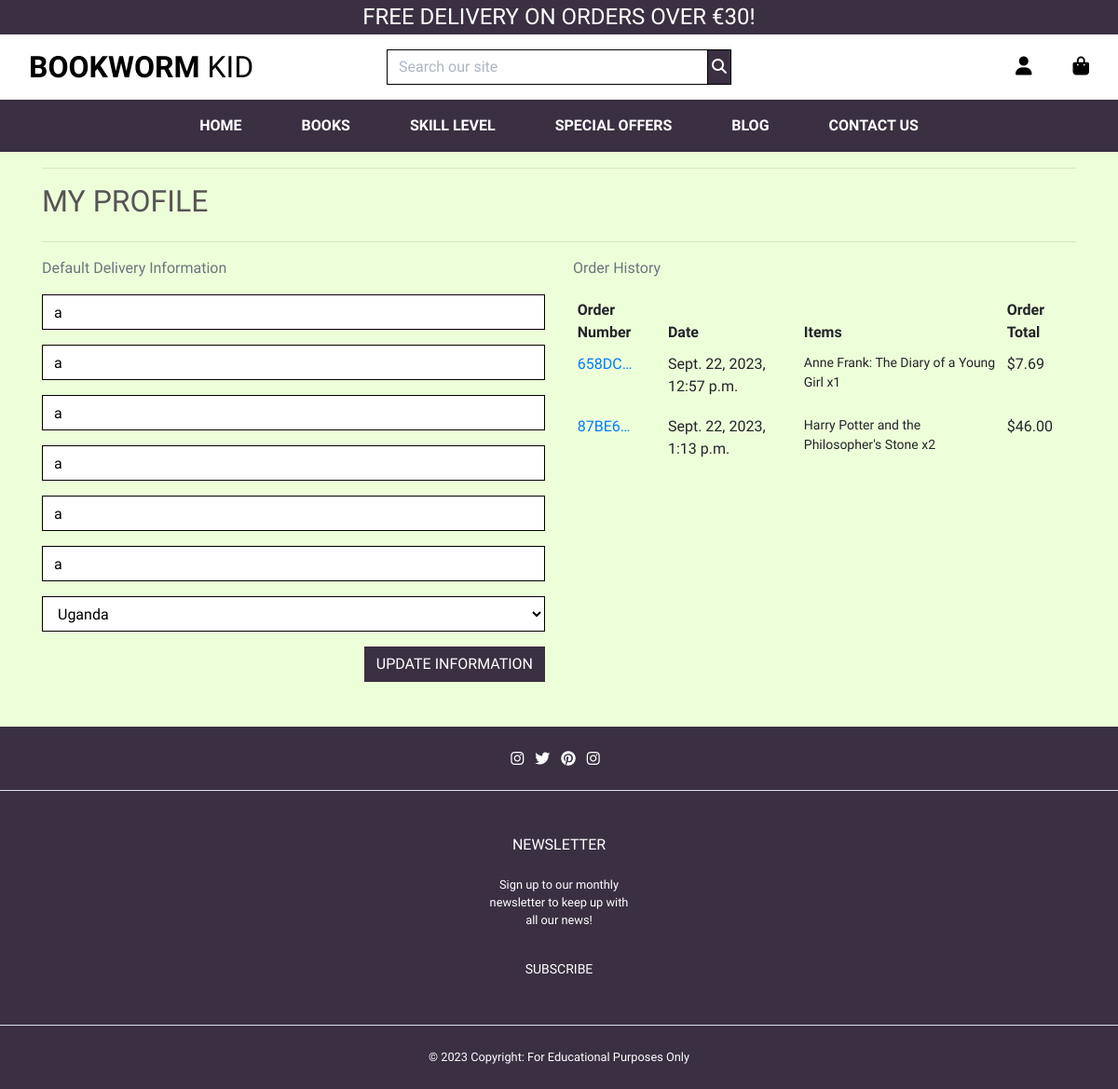
The app's page /profile/ (signed in), older data.
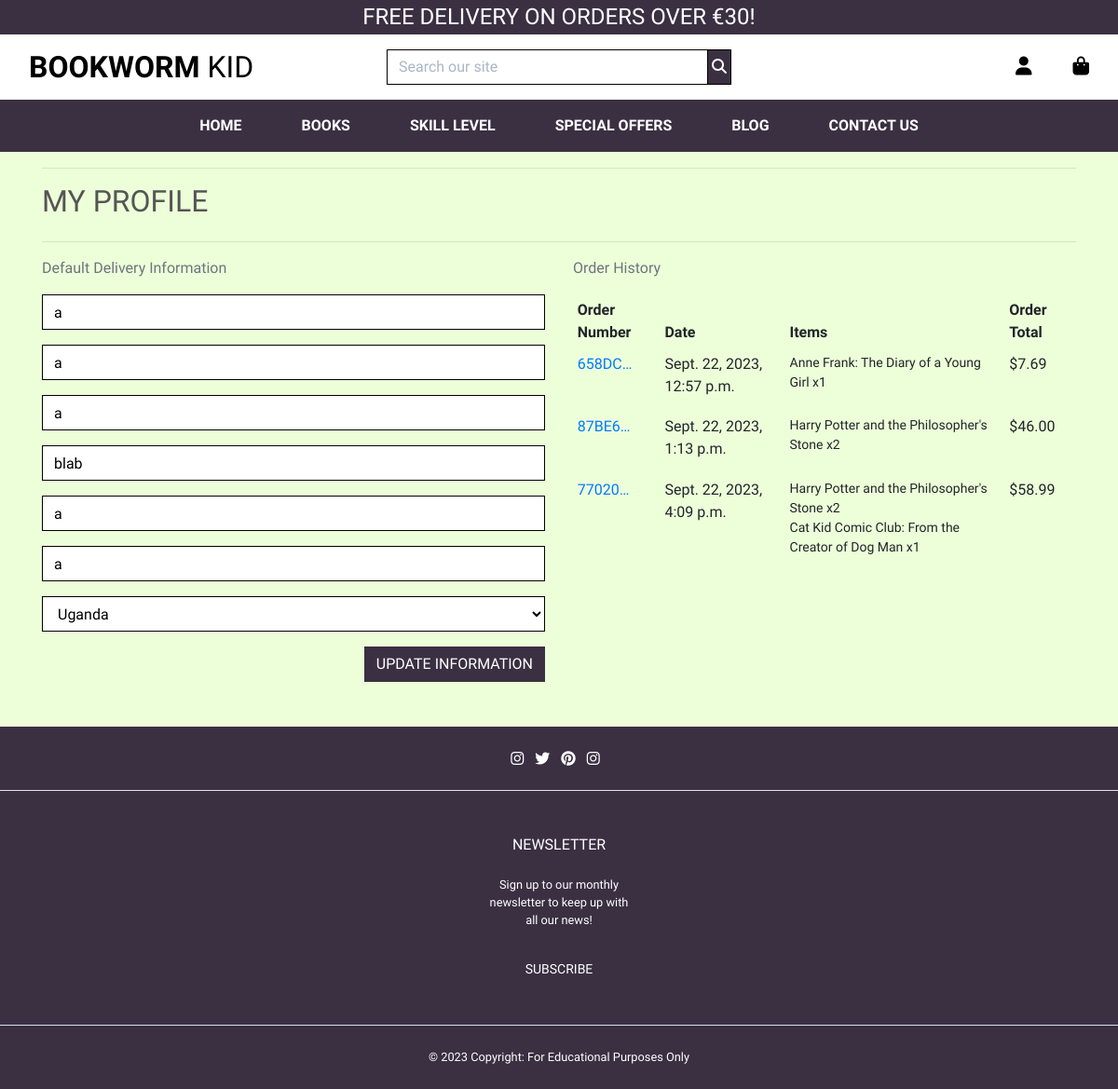
The same page, newer data.
### profiles/models.py (models this page shows, shortened)
class UserProfile(models.Model):
    user = models.OneToOneField(User, on_delete=models.CASCADE)
    default_phone_number = models.CharField(
                        max_length=20, null=True, blank=True
                        )
    default_street_address1 = models.CharField(
                        max_length=80, null=True, blank=True
                        )
    default_street_address2 = models.CharField(
                        max_length=80, null=True, blank=True
                        )
    default_town_or_city = models.CharField(
                        max_length=40, null=True, blank=True
                        )
    default_postcode = models.CharField(
                        max_length=20, null=True, blank=True
                        )
    default_county = models.CharField(
                        max_length=80, null=True, blank=True
                        )
    default_country = CountryField(
                        blank_label='Country', null=True, blank=True
                        )

### checkout/models.py (models this page shows, shortened)
class Order(models.Model):
    order_number = models.CharField(max_length=32, null=False, editable=False)
    user_profile = models.ForeignKey(
        UserProfile, on_delete=models.SET_NULL,
        null=True, blank=True, related_name='orders'
    )
    full_name = models.CharField(max_length=50, null=False, blank=False)
    email = models.EmailField(max_length=254, null=False, blank=False)
    phone_number = models.CharField(max_length=20, null=False, blank=False)
    country = CountryField(
        blank_label='Country *', null=False, blank=False
        )
    postcode = models.CharField(max_length=20, null=True, blank=True)
    town_or_city = models.CharField(max_length=40, null=False, blank=False)
    street_address1 = models.CharField(max_length=80, null=False, blank=False)
    street_address2 = models.CharField(max_length=80, null=True, blank=True)
    county = models.CharField(max_length=80, null=True, blank=True)
    date = models.DateTimeField(auto_now_add=True)
    delivery_cost = models.DecimalField(
        max_digits=6, decimal_places=2, null=False, default=0
        )
    order_total = models.DecimalField(
        max_digits=10, decimal_places=2, null=False, default=0
        )
    grand_total = models.DecimalField(
        max_digits=10, decimal_places=2, null=False, default=0
        )
    original_bag = models.TextField(null=False, blank=False, default='')
    stripe_pid = models.CharField(
        max_length=254, null=False, blank=False, default=''
        )

class OrderLineItem(models.Model):
    order = models.ForeignKey(
        Order, null=False,
        blank=False, on_delete=models.CASCADE,
        related_name='lineitems'
        )
    product = models.ForeignKey(
        Product, null=False, blank=False, on_delete=models.CASCADE
        )
    quantity = models.IntegerField(null=False, blank=False, default=0)
    lineitem_total = models.DecimalField(
        max_digits=6, decimal_places=2, null=False, blank=False, editable=False
        )

### products/models.py (models this page shows, shortened)
class Product(models.Model):
    category = models.ForeignKey(
        'Category', null=True, blank=True, on_delete=models.SET_NULL
        )
    sku = models.CharField(max_length=254, null=True, blank=True)
    title = models.CharField(max_length=254)
    author = models.CharField(max_length=254)
    size = models.CharField(max_length=254)
    number_of_pages = models.IntegerField()
    description = models.TextField(max_length=1024, default='')
    price = models.DecimalField(max_digits=6, decimal_places=2)
    rating = models.DecimalField(
        max_digits=6, decimal_places=2, null=True, blank=True
        )
    image_url = models.URLField(max_length=1024, null=True, blank=True)
    image = models.ImageField(null=True, blank=True)
    new_arrival = models.BooleanField(blank=True)
    feature_product = models.BooleanField(blank=True)
    discount = models.DecimalField(
        max_digits=6, decimal_places=2, blank=True, null=True
        )
    is_sale = models.BooleanField()
    sale_price = models.DecimalField(
        max_digits=6, decimal_places=2, null=True, blank=True
        )
    ISBN = models.CharField(max_length=13, unique=True)
    by_age= models.CharField(max_length=6, choices=[
        ("6-8", "6-8"), ("9-10", "9-10"), ("11-12", "11-12")])

### profiles/views.py (the view)
# urls.py: path('profile/', include('profiles.urls')),
def profile(request):
    profile = get_object_or_404(UserProfile, user=request.user)
    if request.method == "POST":
        form = UserProfileForm(request.POST, instance=profile)
        if form.is_valid():
            form.save()
            messages.success(request, 'Your profile was updated successfully.')
    form = UserProfileForm(instance=profile)
    orders = profile.orders.all()
    template = 'profiles/profile.html'
    context = {
        'form': form,
        'orders': orders,
        'on_profile_page': True,
    }
    return render(request, template, context)

### profiles/templates/profiles/profile.html (shortened to what this page needs)
{% extends "base.html" %}
{% load static %}
{% block extra_css %}
<link rel="stylesheet" href="{% static 'profiles/css/profile.css' %}">
{% endblock %}
{% block page_header %}
<div class="container header-container">
</div>
{% endblock %}
{% block content %}
<div class="overlay"></div>
<div class="container">
    <div class="row">
        <div class="col">
            <hr>
            <h2 class="logo-font mb-4">My Profile</h2>
            <hr>
        </div>
    </div>
    <div class="row">
        <div class="col-12 col-lg-6 mb-5">
            <p class="text-muted">Default Delivery Information</p>
            <form class="mt-3" action="{% url 'profile' %}" method="POST" id="profile-update-form">
                {{ form|crispy }}
                <button class="btn btn-outline-navy rounded-0 text-uppercase float-right">Update Information</button>
            </form>
        </div>
        <div class="col-12 col-lg-6">
            <p class="text-muted">Order History</p>
            <div class="order-history table-responsive">
                <table class="table table-sm table-borderless">
                    <thead>
                        <tr>
                            <th>Order Number</th>
                            <th>Date</th>
                            <th>Items</th>
                            <th>Order Total</th>
                        </tr>
                    </thead>
                    <tbody>
                        {% for order in orders %}
                        <tr>
                            <td>
                                <a href="{% url 'order_history' order.order_number %}" title="{{ order.order_number }}">
                                    {{ order.order_number|truncatechars:6 }}
                                </a>
                            </td>
                            <td>{{ order.date }}</td>
                            <td>
                                <ul class="list-unstyled">
                                    {% for item in order.lineitems.all %}
                                    <li class="small">
                                        {{ item.product.title }} x{{ item.quantity }}
                                    </li>
                                    {% endfor %}
                                </ul>
                            </td>
                            <td>${{ order.grand_total }}</td>
                        </tr>
                        {% endfor %}
                    </tbody>
                </table>
            </div>
        </div>
    </div>
</div>
{% endblock %}

### templates/base.html (shortened to what this page needs)
{% load static %}
<!doctype html>
<html lang="en">
<head>
    {% block corecss %}
    <link rel="stylesheet" href="https://cdn.jsdelivr.net/npm/bootstrap@4.6.2/dist/css/bootstrap.min.css"
>
    <link rel="stylesheet" href="{% static 'css/base.css' %}">
    {% endblock %}
    {% block extra_css %}
    {% endblock %}
</head>
<body>
    {% include 'includes/header.html' %}
    {% block page_header %}
    {% endblock %}
    {% block content %}
    {% endblock %}
    {% include 'includes/footer.html' %}
</body>
</html>

### templates/includes/header.html (shortened to what this page needs)
{% load static %}
<header class="container-fluid fixed-top">
    <div id="delivery-banner" class="row text-center">
        <div class="col bg-navy text-white">
            <h4 class="logo-font my-1">Free delivery on orders over €{{ free_delivery_threshold }}!</h4>
        </div>
    </div>
    <div id="topnav" class="row bg-white pt-lg-2 d-none d-lg-flex">
        <div class="col-12 col-lg-4 my-auto d-flex py-1 py-lg-0 text-center text-lg-left">
            <a href="{% url 'home' %}" class="nav-link main-logo-link">
                <h2 class="logo-font logo-name text-black my-0"><strong>Bookworm</strong> Kid</h2>
            </a>
        </div>
        <div class="col-12 col-lg-4 my-auto py-1 py-lg-0">
            <form method="GET" action="{% url 'products' %}">
                <div class="input-group w-100">
                    <input class="form-control border border-black rounded-0" type="text" name="q"
                        placeholder="Search our site">
                    <div class="input-group-append">
                        <button class="form-control btn btn-navy border border-black rounded-0" type="submit">
                            <span class="icon">
                                <i class="fas fa-search"></i>
                            </span>
                        </button>
                    </div>
                </div>
            </form>
        </div>
        <div class="col-12 col-lg-4 my-auto py-1 py-lg-0">
            <ul class="list-inline list-unstyled text-center text-lg-right my-0">
                <li class="list-inline-item dropdown">
                    <a class="text-black nav-link" href="#" id="user-options" data-toggle="dropdown"
                        aria-haspopup="true" aria-expanded="false">
                        <div class="text-center">
                            <div><i class="fas fa-user fa-lg"></i></div>
                        </div>
                    </a>
                </li>
                <li class="list-inline-item">
                    <a class="{% if grand_total %}text-warning font-weight-bold{% else %}text-black{% endif %} nav-link"
                        href="{% url 'view_bag' %}">
                        <div class="text-center">
                            <div><i class="fas fa-shopping-bag fa-lg"></i></div>
                        </div>
                    </a>
                </li>
            </ul>
        </div>
    </div>
    <div class="row bg-white">
        <nav class="main-navbar navbar navbar-expand-lg navbar-light w-100">
            {% include 'includes/main-nav.html' %}
        </nav>
    </div>
</header>

### templates/includes/main-nav.html (shortened to what this page needs)
<div class="collapse navbar-collapse bg-navy" id="main-nav">
    <ul class="navbar-nav w-auto mx-auto p-2">
        <li class="nav-item dropdown">
            <a class="logo-font font-weight-bold nav-link text-white mr-5" href="{% url 'home' %}" id="home-link">
                HOME
            </a>
        </li>
        <li class="nav-item dropdown">
            <a class="logo-font font-weight-bold nav-link text-white mr-5" href="{% url 'products' %}"
                id="all-productS-link" data-toggle="dropdown" aria-haspopup="true" aria-expanded="false">
                Books
            </a>
        </li>
        <li class="nav-item dropdown">
            <a class="logo-font font-weight-bold nav-link text-white mr-5" href="#" id="all-skill-level-link"
                data-toggle="dropdown" aria-haspopup="true" aria-expanded="false">
                Skill Level
            </a>
        </li>
        <li class="nav-item dropdown">
            <a class="logo-font font-weight-bold nav-link text-white mr-5" href="#" id="special-offers-link"
                data-toggle="dropdown" aria-haspopup="true" aria-expanded="false">
                Special Offers
            </a>
        </li>
        <li class="nav-item dropdown">
            <a class="logo-font font-weight-bold nav-link text-white mr-5" href="#" id="blog-link"
                data-toggle="dropdown" aria-haspopup="true" aria-expanded="false">
                Blog
            </a>
        </li>
        <li class="nav-item dropdown">
            <a class="logo-font font-weight-bold nav-link text-white" href="#" id="contact-link" data-toggle="dropdown"
                aria-haspopup="true" aria-expanded="false">
                Contact Us
            </a>
        </li>
    </ul>
</div>

### templates/includes/footer.html (shortened to what this page needs)
  <footer class="text-center text-sm-start bg-navy text-white">
      <div class="d-flex justify-content-center justify-content-lg-center p-4 border-bottom social">
          <div>
              <a href="https://www.facebook.com/" class="me-4 mr-2 link-secondary text-white fa-lg" target="blank"
                  rel="noopener" aria-label="Facebook opens in a new tab">
                  <i class="fab fa-instagram"></i>
              </a>
              <a href="https://www.twitter.com/" class="me-4 mr-2 link-secondary text-white fa-lg" target="blank"
                  rel="noopener" aria-label="Twitter opens in a new tab"><i class="fab fa-twitter"></i>
              </a>
              <a href="https://www.pinterest.com/" class="me-4 mr-2 link-secondary text-white fa-lg" target="blank"
                  rel="noopener" aria-label="Pinterest opens in a new tab">
                  <i class="fab fa-pinterest"></i>
              </a>
              <a href="https://www.instagram.com/" class="me-4 mr-2 link-secondary text-white fa-lg" target="blank"
                  rel="noopener" aria-label="Instagram opens in a new tab">
                  <i class="fab fa-instagram"></i>
              </a>
          </div>
      </div>
      <div class="links border-bottom">
          <div class="container text-center text-md-start mt-5">
              <div class="row mt-3">
                  <div class="col-md-2 col-lg-2 col-xl-2 mx-auto mb-4">
                      <h6 class="text-uppercase fw-bolder text-white mb-4">
                          NEWSLETTER
                      </h6>
                      <p>
                          Sign up to our monthly newsletter to keep up with all our news!
                      </p>
                      <h4>
                          <a href="" class="shop-now-button btn btn-sm rounded-0 text-uppercase py-3">Subscribe</a>
                      </h4>
                  </div>
              </div>
          </div>
      </div>
      <div class="text-center copyright p-4">
          © 2023 Copyright:
          <a class="text-reset text-secondary" href="https://codeinstitute.net/"
              aria-label="For Educational Purposes Only">
              For Educational Purposes Only
          </a>
      </div>
  </footer>

Row changes from the older to the newer data that the page shows:
changed UserProfile "Uganda": default_town_or_city "a" → "blab"
added Order: order_number "77020…", date "Sept. 22, 2023, 4:09 p.m.", grand_total "58.99"
added OrderLineItem: product "Harry Potter and the Philosopher's Stone", quantity "2", shown under "77020…"
added OrderLineItem: product "Cat Kid Comic Club: From the Creator of Dog Man", quantity "1", shown under "77020…"
